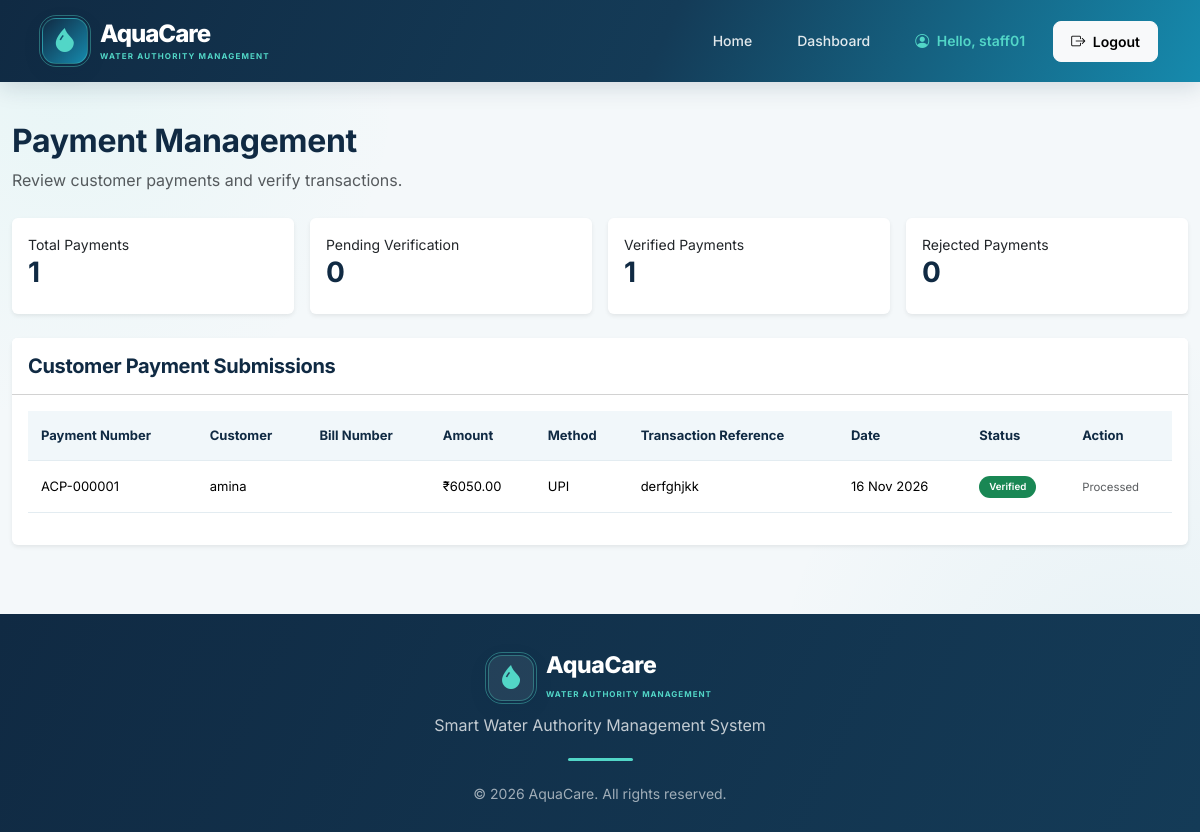
Page /staff/payments/ (signed in) on the committed database.
### accounts/models.py (models this page shows, shortened)
class CustomUser(AbstractUser):
    class Role(models.TextChoices):
        CUSTOMER = 'CUSTOMER', 'Customer'
        STAFF = 'STAFF', 'Water Authority Staff'
        MANAGER = 'MANAGER', 'Department Manager'
    role = models.CharField(
        max_length=20,
        choices=Role.choices,
        default=Role.CUSTOMER
    )
    phone_number = models.CharField(
        max_length=15,
        blank=True,
        null=True
    )
    address = models.TextField(
        blank=True,
        null=True
    )

### billing/models.py (models this page shows, shortened)
class Payment(models.Model):
    class PaymentMethod(models.TextChoices):
        UPI = 'UPI', 'UPI'
        BANK_TRANSFER = 'BANK_TRANSFER', 'Bank Transfer'
        CASH = 'CASH', 'Cash'
        OTHER = 'OTHER', 'Other'
    class Status(models.TextChoices):
        PENDING = 'PENDING', 'Pending Verification'
        VERIFIED = 'VERIFIED', 'Verified'
        REJECTED = 'REJECTED', 'Rejected'
    bill = models.ForeignKey(
        'billing.Bill',
        on_delete=models.PROTECT,
        related_name='payments'
    )
    customer = models.ForeignKey(
        settings.AUTH_USER_MODEL,
        on_delete=models.PROTECT,
        related_name='payments'
    )
    payment_number = models.CharField(
        max_length=30,
        unique=True,
        blank=True,
        null=True,
        default=None
    )
    amount = models.DecimalField(
        max_digits=12,
        decimal_places=2
    )
    payment_method = models.CharField(
        max_length=20,
        choices=PaymentMethod.choices
    )
    transaction_reference = models.CharField(
        max_length=100,
        unique=True
    )
    payment_date = models.DateField(
        default=timezone.localdate
    )
    status = models.CharField(
        max_length=20,
        choices=Status.choices,
        default=Status.PENDING
    )
    verified_by = models.ForeignKey(
        settings.AUTH_USER_MODEL,
        on_delete=models.SET_NULL,
        null=True,
        blank=True,
        related_name='verified_payments'
    )
    verified_at = models.DateTimeField(
        null=True,
        blank=True
    )
    staff_remarks = models.TextField(blank=True)
    created_at = models.DateTimeField(auto_now_add=True)
    class Meta:
        ordering = ['-created_at']
        constraints = [
            models.CheckConstraint(
                condition=Q(amount__gt=0),
                name='payment_amount_greater_than_zero'
            ),
            models.UniqueConstraint(
                fields=['bill'],
                condition=Q(status='VERIFIED'),
                name='one_verified_payment_per_bill'
            ),
        ]

### billing/views.py (the view)
@role_required(CustomUser.Role.STAFF)
def staff_payment_list(request):
    payments = Payment.objects.select_related(
        'bill',
        'customer',
        'bill__connection'
    ).order_by('-created_at')
    context = {
        'payments': payments,
        'total_payments': payments.count(),
        'pending_payments': payments.filter(
            status=Payment.Status.PENDING
        ).count(),
        'verified_payments': payments.filter(
            status=Payment.Status.VERIFIED
        ).count(),
        'rejected_payments': payments.filter(
            status=Payment.Status.REJECTED
        ).count(),
    }
    return render(
        request,
        'billing/staff_payment_list.html',
        context
    )

### templates/billing/staff_payment_list.html (shortened to what this page needs)
{% extends 'base.html' %}
{% block content %}
<div class="container-fluid py-4">
    <div class="mb-4">
        <h2>Payment Management</h2>
        <p class="text-muted">
            Review customer payments and verify transactions.
        </p>
    </div>
    <div class="row g-3 mb-4">
        <div class="col-md-3">
            <div class="card border-0 shadow-sm p-3">
                <small>Total Payments</small>
                <h3>{{ total_payments }}</h3>
            </div>
        </div>
        <div class="col-md-3">
            <div class="card border-0 shadow-sm p-3">
                <small>Pending Verification</small>
                <h3>{{ pending_payments }}</h3>
            </div>
        </div>
        <div class="col-md-3">
            <div class="card border-0 shadow-sm p-3">
                <small>Verified Payments</small>
                <h3>{{ verified_payments }}</h3>
            </div>
        </div>
        <div class="col-md-3">
            <div class="card border-0 shadow-sm p-3">
                <small>Rejected Payments</small>
                <h3>{{ rejected_payments }}</h3>
            </div>
        </div>
    </div>
    <div class="card border-0 shadow-sm">
        <div class="card-header bg-white py-3">
            <h5 class="mb-0">Customer Payment Submissions</h5>
        </div>
        <div class="card-body">
            {% if payments %}
                <div class="table-responsive">
                    <table class="table table-hover align-middle">
                        <thead>
                            <tr>
                                <th>Payment Number</th>
                                <th>Customer</th>
                                <th>Bill Number</th>
                                <th>Amount</th>
                                <th>Method</th>
                                <th>Transaction Reference</th>
                                <th>Date</th>
                                <th>Status</th>
                                <th>Action</th>
                            </tr>
                        </thead>
                        <tbody>
                            {% for payment in payments %}
                                <tr>
                                    <td>
                                        {{ payment.payment_number|default:"Pending number" }}
                                    </td>
                                    <td>
                                        {{ payment.customer.username }}
                                    </td>
                                    <td>
                                    </td>
                                    <td>
                                        ₹{{ payment.amount|floatformat:2 }}
                                    </td>
                                    <td>
                                        {{ payment.get_payment_method_display }}
                                    </td>
                                    <td>
                                        {{ payment.transaction_reference }}
                                    </td>
                                    <td>
                                        {{ payment.payment_date|date:"d M Y" }}
                                    </td>
                                    <td>
                                        {% if payment.status == 'VERIFIED' %}
                                            <span class="badge bg-success">
                                                Verified
                                            </span>
                                        {% elif payment.status == 'REJECTED' %}
                                            <span class="badge bg-danger">
                                                Rejected
                                            </span>
                                        {% else %}
                                            <span class="badge bg-warning text-dark">
                                                Pending
                                            </span>
                                        {% endif %}
                                    </td>
                                    <td>
                                        {% if payment.status == 'PENDING' %}
                                            <form method="POST"
                                                  action="{% url 'payment_verify' payment.id %}"
                                                  class="mb-2">
                                                {% csrf_token %}
                                                <button type="submit"
                                                        class="btn btn-success btn-sm w-100">
                                                    Verify
                                                </button>
                                            </form>
                                            <form method="POST"
                                                  action="{% url 'payment_reject' payment.id %}">
                                                {% csrf_token %}
                                                <input type="text"
                                                       name="staff_remarks"
                                                       class="form-control form-control-sm mb-2"
                                                       placeholder="Reason for rejection"
                                                       required>
                                                <button type="submit"
                                                        class="btn btn-danger btn-sm w-100">
                                                    Reject
                                                </button>
                                            </form>
                                        {% else %}
                                            <small class="text-muted">
                                                {{ payment.staff_remarks|default:"Processed" }}
                                            </small>
                                        {% endif %}
                                    </td>
                                </tr>
                            {% endfor %}
                        </tbody>
                    </table>
                </div>
            {% endif %}
        </div>
    </div>
</div>
{% endblock %}

### templates/base.html (shortened to what this page needs)
{% load static %}
<!DOCTYPE html>
<html lang="en">
<head>
    <link href="https://cdn.jsdelivr.net/npm/bootstrap@5.3.3/dist/css/bootstrap.min.css"
          rel="stylesheet">
    <link rel="stylesheet"
          href="https://cdn.jsdelivr.net/npm/bootstrap-icons@1.11.3/font/bootstrap-icons.min.css">
    <link rel="stylesheet" href="{% static 'css/style.css' %}">
</head>
<body>
    <nav class="navbar navbar-expand-lg navbar-dark aquacare-navbar">
        <div class="container">
            <a class="navbar-brand aqua-brand" href="{% url 'home' %}">
                <span class="aqua-logo-icon">
                    <i class="bi bi-droplet-fill"></i>
                </span>
                <span class="aqua-brand-text">
                    <strong>AquaCare</strong>
                    <small>WATER AUTHORITY MANAGEMENT</small>
                </span>
            </a>
            <div class="collapse navbar-collapse" id="mainNavbar">
                <ul class="navbar-nav ms-auto align-items-lg-center">
                    <li class="nav-item">
                        <a class="nav-link" href="{% url 'home' %}">
                            Home
                        </a>
                    </li>
                    {% if user.is_authenticated %}
                        {% if user.role == 'CUSTOMER' %}
                            <li class="nav-item">
                                <a class="nav-link"
                                   href="{% url 'customer_dashboard' %}">
                                    Dashboard
                                </a>
                            </li>
                        {% elif user.role == 'STAFF' %}
                            <li class="nav-item">
                                <a class="nav-link"
                                   href="{% url 'staff_dashboard' %}">
                                    Dashboard
                                </a>
                            </li>
                        {% endif %}
                        <li class="nav-item">
                            <span class="nav-link user-welcome">
                                <i class="bi bi-person-circle me-1"></i>
                                Hello, {{ user.first_name|default:user.username }}
                            </span>
                        </li>
                        <li class="nav-item ms-lg-2">
                            <form method="POST" action="{% url 'logout' %}">
                                <button type="submit"
                                        class="btn btn-light btn-sm logout-btn">
                                    <i class="bi bi-box-arrow-right me-1"></i>
                                    Logout
                                </button>
                            </form>
                        </li>
                    {% endif %}
                </ul>
            </div>
        </div>
    </nav>
    <main class="main-content">
        {% block content %}
        {% endblock %}
    </main>
    <footer class="aquacare-footer">
        <div class="container">
            <div class="footer-brand">
                <span class="aqua-logo-icon footer-logo-icon">
                    <i class="bi bi-droplet-fill"></i>
                </span>
                <div class="footer-brand-text">
                    <h5>AquaCare</h5>
                    <small>WATER AUTHORITY MANAGEMENT</small>
                </div>
            </div>
            <p class="footer-description">
                Smart Water Authority Management System
            </p>
            <div class="footer-divider"></div>
            <small class="footer-copyright">
                © 2026 AquaCare. All rights reserved.
            </small>
        </div>
    </footer>
</body>
</html>

### rows in the picture
CustomUser: first_name "staff01"
Payment: payment_number "ACP-000001", customer.username "amina", amount "6050.00", payment_method "UPI", transaction_reference "derfghjkk", payment_date "16 Nov 2026", status "Verified", staff_remarks "Processed"

### other values in the picture
{{ total_payments }} "1"
{{ pending_payments }} "0"
{{ verified_payments }} "1"
{{ rejected_payments }} "0"
